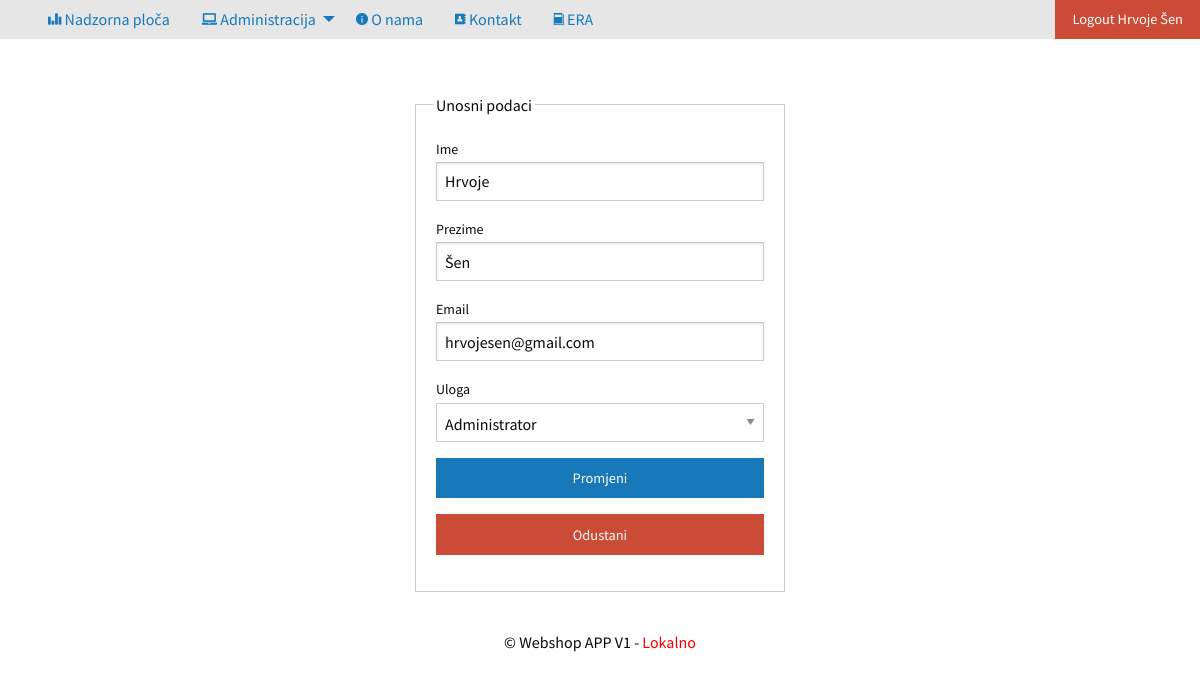
Screenshot of /privatno/operateri/promjena.php?sifra=1 (signed in) with the database file from the repository.
### tables this page shows
create table operater(
sifra			int not null primary key auto_increment,
ime 			varchar(50) not null,
prezime 		varchar(50) not null,
email 			varchar(50) not null,
lozinka			char(32) not null,
uloga			varchar(50) not null
);

### konfiguracija.php (called while the page is built, shortened)
<?php
switch ($_SERVER["HTTP_HOST"]) {
	case 'localhost':
		$putanjaAPP="/webshop/";
		break;
}

### privatno/operateri/promjena.php (the view, shortened to what this page needs)
<?php include_once '../../konfiguracija.php'; provjeraLogin(); provjeraUloga("admin");
if(isset($_GET["sifra"])){
	$izraz=$veza->prepare("select * from operater where sifra=:sifra");
	$izraz->execute(array("sifra"=>$_GET["sifra"]));
	$entitet = $izraz->fetch(PDO::FETCH_OBJ);
}
?>
<!doctype html>
<html class="no-js" lang="en" dir="ltr">
	<head>
		<?php include_once '../../predlosci/zaglavlje.php'; ?>
	</head>
	<body>
		<?php include_once '../../predlosci/izbornik.php'; ?>
		<div class="row">
			<div class="grid-x grid-padding-x">
				<div class="cell large-4 large-offset-4">
					<form method="POST">
						<fieldset class="fieldset">
							<legend>Unosni podaci</legend>
							<label for="ime">Ime</label>
							<input name="ime" id="ime" type="text" value="<?php echo $entitet->ime; ?>"/>
							<label for="prezime">Prezime</label>
							<input name="prezime" id="prezime" type="text" value="<?php echo $entitet->prezime; ?>"/>
							<label for="email">Email</label>
							<input name="email" id="email" type="email" value="<?php echo $entitet->email; ?>"/>
							<label for="uloga">Uloga</label>
							<select id="uloga" name="uloga">
								<option value="admin" <?php echo ($entitet->uloga=="admin") ? " selected=\"selected\" " : "";	?>>Administrator</option>
							</select>
							<input type="submit" class="button expanded" value="Promjeni"/>
							<a href="index.php" class="alert button expanded">Odustani</a>
						</fieldset>
					</form>
				</div>
			</div>
		</div>
		<?php	include_once '../../predlosci/podnozje.php'; ?>
	</body>
</html>

### predlosci/izbornik.php (shortened to what this page needs)
<div class="top-bar" id="example-menu">
  <div class="top-bar-left">
    <ul class="dropdown menu" data-dropdown-menu>
      <li class="menu-text hide-for-small-only">
      <?php if(isset($_SESSION["logiran"])): ?>
      <li><a href="<?php echo $putanjaAPP;  ?>privatno/nadzornaPloca.php"><i title="Nadzorna ploča" class="step fi-graph-bar size-48"></i> Nadzorna ploča</a></li>
      <?php
          if(isset($_SESSION["logiran"]) && $_SESSION["logiran"]->uloga==="admin"): ?>
      <li>
        <a href="#"><i title="Administracija" class="step fi-laptop size-48"></i> Administracija</a>
      </li>
      <?php endif; ?>
      <?php endif; ?>
      <li><a href="<?php echo $putanjaAPP;  ?>javno/onama.php"><i title="O nama" class="step fi-info size-48"></i> O nama</a></li>
      <li><a href="<?php echo $putanjaAPP;  ?>javno/kontakt.php"><i title="Kontakt" class="step fi-address-book size-48"></i> Kontakt</a></li>
      <?php
      if(isset($_SESSION["logiran"]) && $_SESSION["logiran"]->uloga==="admin"): ?>
          <li><a href="<?php echo $putanjaAPP;  ?>img/ERA.png" target="_blank"><i title="ERA" class="step fi-book size-48"></i> ERA</a></li>
          <?php endif; ?>
    </ul>
  </div>
  <div class="top-bar-right">
    <ul class="menu">
    	<?php if($_SERVER["SCRIPT_NAME"]!=$putanjaAPP . "javno/login.php"): ?>
      <li style="width: 100%;">
      	<?php if(!isset($_SESSION["logiran"])): ?>
      	<a href="<?php echo $putanjaAPP;  ?>javno/login.php" class="button" >Login</a>
      	<?php else: ?>
      	<a href="<?php echo $putanjaAPP;  ?>javno/logout.php" class="alert button">Logout
      		<?php
      			echo $_SESSION["logiran"]->ime . " " . $_SESSION["logiran"]->prezime; ?></a>
      		<?php endif; ?>
      	</li>
      	<?php elseif($_SERVER["SCRIPT_NAME"]=$putanjaAPP . "javno/login.php") : ?>
      	<li style="width: 100%;">
      		<a href="<?php echo $putanjaAPP;  ?>javno/registracija.php" class="button" >Registracija</a>
      	</li>
		<?php endif; ?>
    </ul>
  </div>
</div>

### css/app.css (style rules this page uses)
body { font-family: 'Source Sans Pro', sans-serif; }
.row { max-width: 100%; padding-top: 20px; }
.menu > li > a { padding: 1rem 2rem; }
.top-bar { padding: 0rem; margin-bottom: 1rem; }

### rows the page displays
operater: ime "Hrvoje", prezime "Šen", email "hrvojesen@gmail.com", uloga "Administrator"

### other values shown
$naslovAplikacije "Webshop APP V1"
